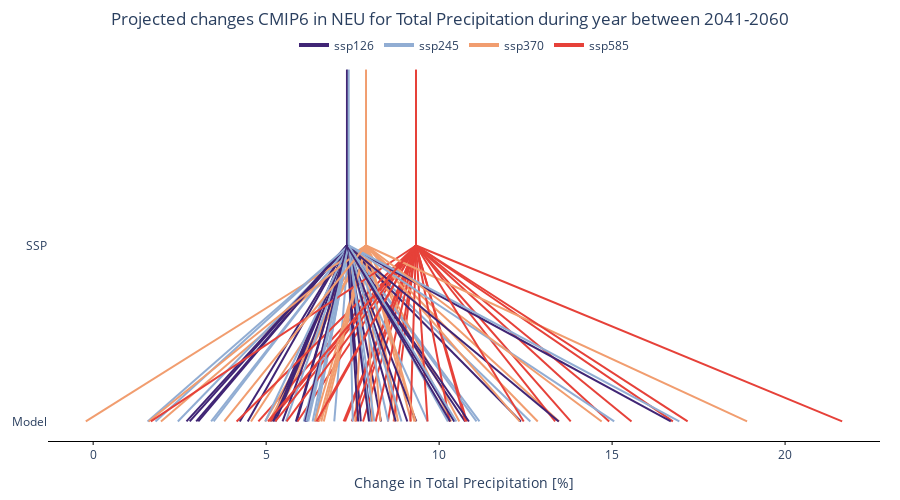

Here is the notebook cell this chart was saved with:
### Markdown cell above
```{include} widget.html
```

### Code cell
from cascade_plot_widget import plot_widget
plot_widget()

### Figure 1 — Plotly figure (JSON) as saved in the notebook; plotly's stock layout.template omitted (floating-point values rounded to 4 significant figures)
{"data": [{"hoverinfo": "text", "line": {"color": "#402575", "width": 2}, "mode": "lines", "showlegend": false, "text": "Model: UKESM1-0-LL_r1i1p1f2<br>SSP: ssp126<br>Change: 2.98 %", "type": "scatter", "x": [2.979, 7.336], "y": [0, 1]}, {"hoverinfo": "text", "line": {"color": "#91ADD3", "width": 2}, "mode": "lines", "showlegend": false, "text": "Model: UKESM1-0-LL_r1i1p1f2<br>SSP: ssp245<br>Change: 3.41 %", "type": "scatter", "x": [3.41, 7.386], "y": [0, 1]}, {"hoverinfo": "text", "line": {"color": "#F19D6F", "width": 2}, "mode": "lines", "showlegend": false, "text": "Model: UKESM1-0-LL_r1i1p1f2<br>SSP: ssp370<br>Change: 5.18 %", "type": "scatter", "x": [5.184, 7.887], "y": [0, 1]}, {"hoverinfo": "text", "line": {"color": "#E64139", "width": 2}, "mode": "lines", "showlegend": false, "text": "Model: UKESM1-0-LL_r1i1p1f2<br>SSP: ssp585<br>Change: 4.78 %", "type": "scatter", "x": [4.776, 9.331], "y": [0, 1]}, {"hoverinfo": "text", "line": {"color": "#402575", "width": 2}, "mode": "lines", "showlegend": false, "text": "Model: CESM2_r4i1p1f1<br>SSP: ssp126<br>Change: 8.32 %", "type": "scatter", "x": [8.321, 7.336], "y": [0, 1]}, {"hoverinfo": "text", "line": {"color": "#91ADD3", "width": 2}, "mode": "lines", "showlegend": false, "text": "Model: CESM2_r4i1p1f1<br>SSP: ssp245<br>Change: 6.17 %", "type": "scatter", "x": [6.165, 7.386], "y": [0, 1]}, {"hoverinfo": "text", "line": {"color": "#F19D6F", "width": 2}, "mode": "lines", "showlegend": false, "text": "Model: CESM2_r4i1p1f1<br>SSP: ssp370<br>Change: 4.56 %", "type": "scatter", "x": [4.562, 7.887], "y": [0, 1]}, {"hoverinfo": "text", "line": {"color": "#E64139", "width": 2}, "mode": "lines", "showlegend": false, "text": "Model: CESM2_r4i1p1f1<br>SSP: ssp585<br>Change: 7.59 %", "type": "scatter", "x": [7.586, 9.331], "y": [0, 1]}, {"hoverinfo": "text", "line": {"color": "#402575", "width": 2}, "mode": "lines", "showlegend": false, "text": "Model: CNRM-ESM2-1_r1i1p1f2<br>SSP: ssp126<br>Change: 6.14 %", "type": "scatter", "x": [6.142, 7.336], "y": [0, 1]}, {"hoverinfo": "text", "line": {"color": "#91ADD3", "width": 2}, "mode": "lines", "showlegend": false, "text": "Model: CNRM-ESM2-1_r1i1p1f2<br>SSP: ssp245<br>Change: 11.17 %", "type": "scatter", "x": [11.17, 7.386], "y": [0, 1]}, {"hoverinfo": "text", "line": {"color": "#F19D6F", "width": 2}, "mode": "lines", "showlegend": false, "text": "Model: CNRM-ESM2-1_r1i1p1f2<br>SSP: ssp370<br>Change: 8.81 %", "type": "scatter", "x": [8.811, 7.887], "y": [0, 1]}, {"hoverinfo": "text", "line": {"color": "#E64139", "width": 2}, "mode": "lines", "showlegend": false, "text": "Model: CNRM-ESM2-1_r1i1p1f2<br>SSP: ssp585<br>Change: 10.80 %", "type": "scatter", "x": [10.8, 9.331], "y": [0, 1]}, {"hoverinfo": "text", "line": {"color": "#402575", "width": 2}, "mode": "lines", "showlegend": false, "text": "Model: FGOALS-g3_r1i1p1f1<br>SSP: ssp126<br>Change: 8.04 %", "type": "scatter", "x": [8.042, 7.336], "y": [0, 1]}, {"hoverinfo": "text", "line": {"color": "#91ADD3", "width": 2}, "mode": "lines", "showlegend": false, "text": "Model: FGOALS-g3_r1i1p1f1<br>SSP: ssp245<br>Change: 12.64 %", "type": "scatter", "x": [12.64, 7.386], "y": [0, 1]}, {"hoverinfo": "text", "line": {"color": "#F19D6F", "width": 2}, "mode": "lines", "showlegend": false, "text": "Model: FGOALS-g3_r1i1p1f1<br>SSP: ssp370<br>Change: 13.47 %", "type": "scatter", "x": [13.47, 7.887], "y": [0, 1]}, {"hoverinfo": "text", "line": {"color": "#E64139", "width": 2}, "mode": "lines", "showlegend": false, "text": "Model: FGOALS-g3_r1i1p1f1<br>SSP: ssp585<br>Change: 16.76 %", "type": "scatter", "x": [16.76, 9.331], "y": [0, 1]}, {"hoverinfo": "text", "line": {"color": "#402575", "width": 2}, "mode": "lines", "showlegend": false, "text": "Model: INM-CM4-8_r1i1p1f1<br>SSP: ssp126<br>Change: 5.21 %", "type": "scatter", "x": [5.212, 7.336], "y": [0, 1]}, {"hoverinfo": "text", "line": {"color": "#91ADD3", "width": 2}, "mode": "lines", "showlegend": false, "text": "Model: INM-CM4-8_r1i1p1f1<br>SSP: ssp245<br>Change: 6.97 %", "type": "scatter", "x": [6.969, 7.386], "y": [0, 1]}, {"hoverinfo": "text", "line": {"color": "#F19D6F", "width": 2}, "mode": "lines", "showlegend": false, "text": "Model: INM-CM4-8_r1i1p1f1<br>SSP: ssp370<br>Change: 4.97 %", "type": "scatter", "x": [4.969, 7.887], "y": [0, 1]}, {"hoverinfo": "text", "line": {"color": "#E64139", "width": 2}, "mode": "lines", "showlegend": false, "text": "Model: INM-CM4-8_r1i1p1f1<br>SSP: ssp585<br>Change: 7.80 %", "type": "scatter", "x": [7.801, 9.331], "y": [0, 1]}, {"hoverinfo": "text", "line": {"color": "#402575", "width": 2}, "mode": "lines", "showlegend": false, "text": "Model: MIROC6_r1i1p1f1<br>SSP: ssp126<br>Change: 5.88 %", "type": "scatter", "x": [5.884, 7.336], "y": [0, 1]}, {"hoverinfo": "text", "line": {"color": "#91ADD3", "width": 2}, "mode": "lines", "showlegend": false, "text": "Model: MIROC6_r1i1p1f1<br>SSP: ssp245<br>Change: 1.80 %", "type": "scatter", "x": [1.801, 7.386], "y": [0, 1]}, {"hoverinfo": "text", "line": {"color": "#F19D6F", "width": 2}, "mode": "lines", "showlegend": false, "text": "Model: MIROC6_r1i1p1f1<br>SSP: ssp370<br>Change: 1.96 %", "type": "scatter", "x": [1.96, 7.887], "y": [0, 1]}, {"hoverinfo": "text", "line": {"color": "#E64139", "width": 2}, "mode": "lines", "showlegend": false, "text": "Model: MIROC6_r1i1p1f1<br>SSP: ssp585<br>Change: 5.90 %", "type": "scatter", "x": [5.905, 9.331], "y": [0, 1]}, {"hoverinfo": "text", "line": {"color": "#402575", "width": 2}, "mode": "lines", "showlegend": false, "text": "Model: mmm<br>SSP: ssp126<br>Impact: 7.34 %", "type": "scatter", "x": [7.336, 7.336], "y": [1, 2]}, {"hoverinfo": "text", "line": {"color": "#91ADD3", "width": 2}, "mode": "lines", "showlegend": false, "text": "Model: mmm<br>SSP: ssp245<br>Impact: 7.39 %", "type": "scatter", "x": [7.386, 7.386], "y": [1, 2]}, {"hoverinfo": "text", "line": {"color": "#F19D6F", "width": 2}, "mode": "lines", "showlegend": false, "text": "Model: mmm<br>SSP: ssp370<br>Impact: 7.89 %", "type": "scatter", "x": [7.887, 7.887], "y": [1, 2]}, {"hoverinfo": "text", "line": {"color": "#E64139", "width": 2}, "mode": "lines", "showlegend": false, "text": "Model: mmm<br>SSP: ssp585<br>Impact: 9.33 %", "type": "scatter", "x": [9.331, 9.331], "y": [1, 2]}, {"hoverinfo": "text", "line": {"color": "#402575", "width": 2}, "mode": "lines", "showlegend": false, "text": "Model: CNRM-CM6-1_r1i1p1f2<br>SSP: ssp126<br>Change: 7.74 %", "type": "scatter", "x": [7.736, 7.336], "y": [0, 1]}, {"hoverinfo": "text", "line": {"color": "#91ADD3", "width": 2}, "mode": "lines", "showlegend": false, "text": "Model: CNRM-CM6-1_r1i1p1f2<br>SSP: ssp245<br>Change: 6.42 %", "type": "scatter", "x": [6.422, 7.386], "y": [0, 1]}, {"hoverinfo": "text", "line": {"color": "#F19D6F", "width": 2}, "mode": "lines", "showlegend": false, "text": "Model: CNRM-CM6-1_r1i1p1f2<br>SSP: ssp370<br>Change: 10.35 %", "type": "scatter", "x": [10.35, 7.887], "y": [0, 1]}, {"hoverinfo": "text", "line": {"color": "#E64139", "width": 2}, "mode": "lines", "showlegend": false, "text": "Model: CNRM-CM6-1_r1i1p1f2<br>SSP: ssp585<br>Change: 8.69 %", "type": "scatter", "x": [8.687, 9.331], "y": [0, 1]}, {"hoverinfo": "text", "line": {"color": "#402575", "width": 2}, "mode": "lines", "showlegend": false, "text": "Model: MRI-ESM2-0_r1i1p1f1<br>SSP: ssp126<br>Change: 6.16 %", "type": "scatter", "x": [6.165, 7.336], "y": [0, 1]}, {"hoverinfo": "text", "line": {"color": "#91ADD3", "width": 2}, "mode": "lines", "showlegend": false, "text": "Model: MRI-ESM2-0_r1i1p1f1<br>SSP: ssp245<br>Change: 8.01 %", "type": "scatter", "x": [8.009, 7.386], "y": [0, 1]}, {"hoverinfo": "text", "line": {"color": "#F19D6F", "width": 2}, "mode": "lines", "showlegend": false, "text": "Model: MRI-ESM2-0_r1i1p1f1<br>SSP: ssp370<br>Change: 8.72 %", "type": "scatter", "x": [8.718, 7.887], "y": [0, 1]}, {"hoverinfo": "text", "line": {"color": "#E64139", "width": 2}, "mode": "lines", "showlegend": false, "text": "Model: MRI-ESM2-0_r1i1p1f1<br>SSP: ssp585<br>Change: 6.49 %", "type": "scatter", "x": [6.494, 9.331], "y": [0, 1]}, {"hoverinfo": "text", "line": {"color": "#402575", "width": 2}, "mode": "lines", "showlegend": false, "text": "Model: BCC-CSM2-MR_r1i1p1f1<br>SSP: ssp126<br>Change: 5.14 %", "type": "scatter", "x": [5.144, 7.336], "y": [0, 1]}, {"hoverinfo": "text", "line": {"color": "#91ADD3", "width": 2}, "mode": "lines", "showlegend": false, "text": "Model: BCC-CSM2-MR_r1i1p1f1<br>SSP: ssp245<br>Change: 7.98 %", "type": "scatter", "x": [7.984, 7.386], "y": [0, 1]}, {"hoverinfo": "text", "line": {"color": "#F19D6F", "width": 2}, "mode": "lines", "showlegend": false, "text": "Model: BCC-CSM2-MR_r1i1p1f1<br>SSP: ssp370<br>Change: 10.58 %", "type": "scatter", "x": [10.58, 7.887], "y": [0, 1]}, {"hoverinfo": "text", "line": {"color": "#E64139", "width": 2}, "mode": "lines", "showlegend": false, "text": "Model: BCC-CSM2-MR_r1i1p1f1<br>SSP: ssp585<br>Change: 13.35 %", "type": "scatter", "x": [13.35, 9.331], "y": [0, 1]}, {"hoverinfo": "text", "line": {"color": "#402575", "width": 2}, "mode": "lines", "showlegend": false, "text": "Model: MPI-ESM1-2-LR_r1i1p1f1<br>SSP: ssp126<br>Change: 4.24 %", "type": "scatter", "x": [4.238, 7.336], "y": [0, 1]}, {"hoverinfo": "text", "line": {"color": "#91ADD3", "width": 2}, "mode": "lines", "showlegend": false, "text": "Model: MPI-ESM1-2-LR_r1i1p1f1<br>SSP: ssp245<br>Change: 2.45 %", "type": "scatter", "x": [2.447, 7.386], "y": [0, 1]}, {"hoverinfo": "text", "line": {"color": "#F19D6F", "width": 2}, "mode": "lines", "showlegend": false, "text": "Model: MPI-ESM1-2-LR_r1i1p1f1<br>SSP: ssp370<br>Change: 5.08 %", "type": "scatter", "x": [5.081, 7.887], "y": [0, 1]}, {"hoverinfo": "text", "line": {"color": "#E64139", "width": 2}, "mode": "lines", "showlegend": false, "text": "Model: MPI-ESM1-2-LR_r1i1p1f1<br>SSP: ssp585<br>Change: 5.11 %", "type": "scatter", "x": [5.114, 9.331], "y": [0, 1]}, {"hoverinfo": "text", "line": {"color": "#402575", "width": 2}, "mode": "lines", "showlegend": false, "text": "Model: CESM2-WACCM_r1i1p1f1<br>SSP: ssp126<br>Change: 5.21 %", "type": "scatter", "x": [5.208, 7.336], "y": [0, 1]}, {"hoverinfo": "text", "line": {"color": "#91ADD3", "width": 2}, "mode": "lines", "showlegend": false, "text": "Model: CESM2-WACCM_r1i1p1f1<br>SSP: ssp245<br>Change: 6.22 %", "type": "scatter", "x": [6.217, 7.386], "y": [0, 1]}, {"hoverinfo": "text", "line": {"color": "#F19D6F", "width": 2}, "mode": "lines", "showlegend": false, "text": "Model: CESM2-WACCM_r1i1p1f1<br>SSP: ssp370<br>Change: 7.57 %", "type": "scatter", "x": [7.571, 7.887], "y": [0, 1]}, {"hoverinfo": "text", "line": {"color": "#E64139", "width": 2}, "mode": "lines", "showlegend": false, "text": "Model: CESM2-WACCM_r1i1p1f1<br>SSP: ssp585<br>Change: 8.52 %", "type": "scatter", "x": [8.522, 9.331], "y": [0, 1]}, {"hoverinfo": "text", "line": {"color": "#402575", "width": 2}, "mode": "lines", "showlegend": false, "text": "Model: INM-CM5-0_r1i1p1f1<br>SSP: ssp126<br>Change: 5.47 %", "type": "scatter", "x": [5.474, 7.336], "y": [0, 1]}, {"hoverinfo": "text", "line": {"color": "#91ADD3", "width": 2}, "mode": "lines", "showlegend": false, "text": "Model: INM-CM5-0_r1i1p1f1<br>SSP: ssp245<br>Change: 6.40 %", "type": "scatter", "x": [6.405, 7.386], "y": [0, 1]}, {"hoverinfo": "text", "line": {"color": "#F19D6F", "width": 2}, "mode": "lines", "showlegend": false, "text": "Model: INM-CM5-0_r1i1p1f1<br>SSP: ssp370<br>Change: 8.31 %", "type": "scatter", "x": [8.305, 7.887], "y": [0, 1]}, {"hoverinfo": "text", "line": {"color": "#E64139", "width": 2}, "mode": "lines", "showlegend": false, "text": "Model: INM-CM5-0_r1i1p1f1<br>SSP: ssp585<br>Change: 7.24 %", "type": "scatter", "x": [7.24, 9.331], "y": [0, 1]}, {"hoverinfo": "text", "line": {"color": "#402575", "width": 2}, "mode": "lines", "showlegend": false, "text": "Model: CMCC-CM2-SR5_r1i1p1f1<br>SSP: ssp126<br>Change: 7.97 %", "type": "scatter", "x": [7.972, 7.336], "y": [0, 1]}, {"hoverinfo": "text", "line": {"color": "#91ADD3", "width": 2}, "mode": "lines", "showlegend": false, "text": "Model: CMCC-CM2-SR5_r1i1p1f1<br>SSP: ssp245<br>Change: 11.08 %", "type": "scatter", "x": [11.08, 7.386], "y": [0, 1]}, {"hoverinfo": "text", "line": {"color": "#F19D6F", "width": 2}, "mode": "lines", "showlegend": false, "text": "Model: CMCC-CM2-SR5_r1i1p1f1<br>SSP: ssp370<br>Change: 12.85 %", "type": "scatter", "x": [12.85, 7.887], "y": [0, 1]}, {"hoverinfo": "text", "line": {"color": "#E64139", "width": 2}, "mode": "lines", "showlegend": false, "text": "Model: CMCC-CM2-SR5_r1i1p1f1<br>SSP: ssp585<br>Change: 7.28 %", "type": "scatter", "x": [7.281, 9.331], "y": [0, 1]}, {"hoverinfo": "text", "line": {"color": "#402575", "width": 2}, "mode": "lines", "showlegend": false, "text": "Model: NorESM2-LM_r1i1p1f1<br>SSP: ssp126<br>Change: 5.27 %", "type": "scatter", "x": [5.27, 7.336], "y": [0, 1]}, {"hoverinfo": "text", "line": {"color": "#91ADD3", "width": 2}, "mode": "lines", "showlegend": false, "text": "Model: NorESM2-LM_r1i1p1f1<br>SSP: ssp245<br>Change: 5.57 %", "type": "scatter", "x": [5.57, 7.386], "y": [0, 1]}, {"hoverinfo": "text", "line": {"color": "#F19D6F", "width": 2}, "mode": "lines", "showlegend": false, "text": "Model: NorESM2-LM_r1i1p1f1<br>SSP: ssp370<br>Change: 6.66 %", "type": "scatter", "x": [6.664, 7.887], "y": [0, 1]}, {"hoverinfo": "text", "line": {"color": "#E64139", "width": 2}, "mode": "lines", "showlegend": false, "text": "Model: NorESM2-LM_r1i1p1f1<br>SSP: ssp585<br>Change: 5.27 %", "type": "scatter", "x": [5.266, 9.331], "y": [0, 1]}, {"hoverinfo": "text", "line": {"color": "#402575", "width": 2}, "mode": "lines", "showlegend": false, "text": "Model: CNRM-CM6-1-HR_r1i1p1f2<br>SSP: ssp126<br>Change: 12.36 %", "type": "scatter", "x": [12.36, 7.336], "y": [0, 1]}, {"hoverinfo": "text", "line": {"color": "#E64139", "width": 2}, "mode": "lines", "showlegend": false, "text": "Model: CNRM-CM6-1-HR_r1i1p1f2<br>SSP: ssp585<br>Change: 15.56 %", "type": "scatter", "x": [15.56, 9.331], "y": [0, 1]}, {"hoverinfo": "text", "line": {"color": "#402575", "width": 2}, "mode": "lines", "showlegend": false, "text": "Model: MPI-ESM1-2-HR_r1i1p1f1<br>SSP: ssp126<br>Change: 4.47 %", "type": "scatter", "x": [4.468, 7.336], "y": [0, 1]}, {"hoverinfo": "text", "line": {"color": "#91ADD3", "width": 2}, "mode": "lines", "showlegend": false, "text": "Model: MPI-ESM1-2-HR_r1i1p1f1<br>SSP: ssp245<br>Change: 6.34 %", "type": "scatter", "x": [6.343, 7.386], "y": [0, 1]}, {"hoverinfo": "text", "line": {"color": "#F19D6F", "width": 2}, "mode": "lines", "showlegend": false, "text": "Model: MPI-ESM1-2-HR_r1i1p1f1<br>SSP: ssp370<br>Change: 8.07 %", "type": "scatter", "x": [8.068, 7.887], "y": [0, 1]}, {"hoverinfo": "text", "line": {"color": "#E64139", "width": 2}, "mode": "lines", "showlegend": false, "text": "Model: MPI-ESM1-2-HR_r1i1p1f1<br>SSP: ssp585<br>Change: 4.15 %", "type": "scatter", "x": [4.146, 9.331], "y": [0, 1]}, {"hoverinfo": "text", "line": {"color": "#402575", "width": 2}, "mode": "lines", "showlegend": false, "text": "Model: GFDL-ESM4_r1i1p1f1<br>SSP: ssp126<br>Change: 3.04 %", "type": "scatter", "x": [3.038, 7.336], "y": [0, 1]}, {"hoverinfo": "text", "line": {"color": "#91ADD3", "width": 2}, "mode": "lines", "showlegend": false, "text": "Model: GFDL-ESM4_r1i1p1f1<br>SSP: ssp245<br>Change: 3.48 %", "type": "scatter", "x": [3.482, 7.386], "y": [0, 1]}, {"hoverinfo": "text", "line": {"color": "#F19D6F", "width": 2}, "mode": "lines", "showlegend": false, "text": "Model: GFDL-ESM4_r1i1p1f1<br>SSP: ssp370<br>Change: 6.41 %", "type": "scatter", "x": [6.41, 7.887], "y": [0, 1]}, {"hoverinfo": "text", "line": {"color": "#E64139", "width": 2}, "mode": "lines", "showlegend": false, "text": "Model: GFDL-ESM4_r1i1p1f1<br>SSP: ssp585<br>Change: 7.48 %", "type": "scatter", "x": [7.476, 9.331], "y": [0, 1]}, {"hoverinfo": "text", "line": {"color": "#402575", "width": 2}, "mode": "lines", "showlegend": false, "text": "Model: KACE-1-0-G_r2i1p1f1<br>SSP: ssp126<br>Change: 10.75 %", "type": "scatter", "x": [10.75, 7.336], "y": [0, 1]}, {"hoverinfo": "text", "line": {"color": "#91ADD3", "width": 2}, "mode": "lines", "showlegend": false, "text": "Model: KACE-1-0-G_r2i1p1f1<br>SSP: ssp245<br>Change: 7.50 %", "type": "scatter", "x": [7.504, 7.386], "y": [0, 1]}, {"hoverinfo": "text", "line": {"color": "#F19D6F", "width": 2}, "mode": "lines", "showlegend": false, "text": "Model: KACE-1-0-G_r2i1p1f1<br>SSP: ssp370<br>Change: 9.28 %", "type": "scatter", "x": [9.284, 7.887], "y": [0, 1]}, {"hoverinfo": "text", "line": {"color": "#E64139", "width": 2}, "mode": "lines", "showlegend": false, "text": "Model: KACE-1-0-G_r2i1p1f1<br>SSP: ssp585<br>Change: 10.76 %", "type": "scatter", "x": [10.76, 9.331], "y": [0, 1]}, {"hoverinfo": "text", "line": {"color": "#402575", "width": 2}, "mode": "lines", "showlegend": false, "text": "Model: IPSL-CM6A-LR_r1i1p1f1<br>SSP: ssp126<br>Change: 9.08 %", "type": "scatter", "x": [9.081, 7.336], "y": [0, 1]}, {"hoverinfo": "text", "line": {"color": "#91ADD3", "width": 2}, "mode": "lines", "showlegend": false, "text": "Model: IPSL-CM6A-LR_r1i1p1f1<br>SSP: ssp245<br>Change: 9.66 %", "type": "scatter", "x": [9.665, 7.386], "y": [0, 1]}, {"hoverinfo": "text", "line": {"color": "#F19D6F", "width": 2}, "mode": "lines", "showlegend": false, "text": "Model: IPSL-CM6A-LR_r1i1p1f1<br>SSP: ssp370<br>Change: 9.19 %", "type": "scatter", "x": [9.191, 7.887], "y": [0, 1]}, {"hoverinfo": "text", "line": {"color": "#E64139", "width": 2}, "mode": "lines", "showlegend": false, "text": "Model: IPSL-CM6A-LR_r1i1p1f1<br>SSP: ssp585<br>Change: 10.30 %", "type": "scatter", "x": [10.3, 9.331], "y": [0, 1]}, {"hoverinfo": "text", "line": {"color": "#402575", "width": 2}, "mode": "lines", "showlegend": false, "text": "Model: NESM3_r1i1p1f1<br>SSP: ssp126<br>Change: 9.34 %", "type": "scatter", "x": [9.341, 7.336], "y": [0, 1]}, {"hoverinfo": "text", "line": {"color": "#91ADD3", "width": 2}, "mode": "lines", "showlegend": false, "text": "Model: NESM3_r1i1p1f1<br>SSP: ssp245<br>Change: 8.53 %", "type": "scatter", "x": [8.528, 7.386], "y": [0, 1]}, {"hoverinfo": "text", "line": {"color": "#E64139", "width": 2}, "mode": "lines", "showlegend": false, "text": "Model: NESM3_r1i1p1f1<br>SSP: ssp585<br>Change: 14.92 %", "type": "scatter", "x": [14.92, 9.331], "y": [0, 1]}, {"hoverinfo": "text", "line": {"color": "#402575", "width": 2}, "mode": "lines", "showlegend": false, "text": "Model: MIROC-ES2L_r1i1p1f2<br>SSP: ssp126<br>Change: 5.86 %", "type": "scatter", "x": [5.86, 7.336], "y": [0, 1]}, {"hoverinfo": "text", "line": {"color": "#91ADD3", "width": 2}, "mode": "lines", "showlegend": false, "text": "Model: MIROC-ES2L_r1i1p1f2<br>SSP: ssp245<br>Change: 6.09 %", "type": "scatter", "x": [6.088, 7.386], "y": [0, 1]}, {"hoverinfo": "text", "line": {"color": "#F19D6F", "width": 2}, "mode": "lines", "showlegend": false, "text": "Model: MIROC-ES2L_r1i1p1f2<br>SSP: ssp370<br>Change: -0.21 %", "type": "scatter", "x": [-0.2124, 7.887], "y": [0, 1]}, {"hoverinfo": "text", "line": {"color": "#E64139", "width": 2}, "mode": "lines", "showlegend": false, "text": "Model: MIROC-ES2L_r1i1p1f2<br>SSP: ssp585<br>Change: 8.17 %", "type": "scatter", "x": [8.167, 9.331], "y": [0, 1]}, {"hoverinfo": "text", "line": {"color": "#402575", "width": 2}, "mode": "lines", "showlegend": false, "text": "Model: ACCESS-CM2_r1i1p1f1<br>SSP: ssp126<br>Change: 10.86 %", "type": "scatter", "x": [10.86, 7.336], "y": [0, 1]}, {"hoverinfo": "text", "line": {"color": "#91ADD3", "width": 2}, "mode": "lines", "showlegend": false, "text": "Model: ACCESS-CM2_r1i1p1f1<br>SSP: ssp245<br>Change: 10.44 %", "type": "scatter", "x": [10.44, 7.386], "y": [0, 1]}, {"hoverinfo": "text", "line": {"color": "#F19D6F", "width": 2}, "mode": "lines", "showlegend": false, "text": "Model: ACCESS-CM2_r1i1p1f1<br>SSP: ssp370<br>Change: 6.59 %", "type": "scatter", "x": [6.593, 7.887], "y": [0, 1]}, {"hoverinfo": "text", "line": {"color": "#E64139", "width": 2}, "mode": "lines", "showlegend": false, "text": "Model: ACCESS-CM2_r1i1p1f1<br>SSP: ssp585<br>Change: 9.17 %", "type": "scatter", "x": [9.169, 9.331], "y": [0, 1]}, {"hoverinfo": "text", "line": {"color": "#402575", "width": 2}, "mode": "lines", "showlegend": false, "text": "Model: CAMS-CSM1-0_r2i1p1f1<br>SSP: ssp126<br>Change: 7.66 %", "type": "scatter", "x": [7.66, 7.336], "y": [0, 1]}, {"hoverinfo": "text", "line": {"color": "#91ADD3", "width": 2}, "mode": "lines", "showlegend": false, "text": "Model: CAMS-CSM1-0_r2i1p1f1<br>SSP: ssp245<br>Change: 10.25 %", "type": "scatter", "x": [10.25, 7.386], "y": [0, 1]}, {"hoverinfo": "text", "line": {"color": "#F19D6F", "width": 2}, "mode": "lines", "showlegend": false, "text": "Model: CAMS-CSM1-0_r2i1p1f1<br>SSP: ssp370<br>Change: 9.32 %", "type": "scatter", "x": [9.321, 7.887], "y": [0, 1]}, {"hoverinfo": "text", "line": {"color": "#E64139", "width": 2}, "mode": "lines", "showlegend": false, "text": "Model: CAMS-CSM1-0_r2i1p1f1<br>SSP: ssp585<br>Change: 9.66 %", "type": "scatter", "x": [9.665, 9.331], "y": [0, 1]}, {"hoverinfo": "text", "line": {"color": "#402575", "width": 2}, "mode": "lines", "showlegend": false, "text": "Model: HadGEM3-GC31-LL_r1i1p1f3<br>SSP: ssp126<br>Change: 2.79 %", "type": "scatter", "x": [2.79, 7.336], "y": [0, 1]}, {"hoverinfo": "text", "line": {"color": "#91ADD3", "width": 2}, "mode": "lines", "showlegend": false, "text": "Model: HadGEM3-GC31-LL_r1i1p1f3<br>SSP: ssp245<br>Change: 4.98 %", "type": "scatter", "x": [4.975, 7.386], "y": [0, 1]}, {"hoverinfo": "text", "line": {"color": "#E64139", "width": 2}, "mode": "lines", "showlegend": false, "text": "Model: HadGEM3-GC31-LL_r1i1p1f3<br>SSP: ssp585<br>Change: 5.59 %", "type": "scatter", "x": [5.592, 9.331], "y": [0, 1]}, {"hoverinfo": "text", "line": {"color": "#402575", "width": 2}, "mode": "lines", "showlegend": false, "text": "Model: NorESM2-MM_r1i1p1f1<br>SSP: ssp126<br>Change: 2.70 %", "type": "scatter", "x": [2.698, 7.336], "y": [0, 1]}, {"hoverinfo": "text", "line": {"color": "#91ADD3", "width": 2}, "mode": "lines", "showlegend": false, "text": "Model: NorESM2-MM_r1i1p1f1<br>SSP: ssp245<br>Change: 1.57 %", "type": "scatter", "x": [1.573, 7.386], "y": [0, 1]}, {"hoverinfo": "text", "line": {"color": "#F19D6F", "width": 2}, "mode": "lines", "showlegend": false, "text": "Model: NorESM2-MM_r1i1p1f1<br>SSP: ssp370<br>Change: 1.60 %", "type": "scatter", "x": [1.604, 7.887], "y": [0, 1]}, {"hoverinfo": "text", "line": {"color": "#E64139", "width": 2}, "mode": "lines", "showlegend": false, "text": "Model: NorESM2-MM_r1i1p1f1<br>SSP: ssp585<br>Change: 1.67 %", "type": "scatter", "x": [1.668, 9.331], "y": [0, 1]}, {"hoverinfo": "text", "line": {"color": "#402575", "width": 2}, "mode": "lines", "showlegend": false, "text": "Model: EC-Earth3_r1i1p1f1<br>SSP: ssp126<br>Change: 10.44 %", "type": "scatter", "x": [10.44, 7.336], "y": [0, 1]}, {"hoverinfo": "text", "line": {"color": "#91ADD3", "width": 2}, "mode": "lines", "showlegend": false, "text": "Model: EC-Earth3_r1i1p1f1<br>SSP: ssp245<br>Change: 8.91 %", "type": "scatter", "x": [8.912, 7.386], "y": [0, 1]}, {"hoverinfo": "text", "line": {"color": "#F19D6F", "width": 2}, "mode": "lines", "showlegend": false, "text": "Model: EC-Earth3_r1i1p1f1<br>SSP: ssp370<br>Change: 12.33 %", "type": "scatter", "x": [12.33, 7.887], "y": [0, 1]}, {"hoverinfo": "text", "line": {"color": "#E64139", "width": 2}, "mode": "lines", "showlegend": false, "text": "Model: EC-Earth3_r1i1p1f1<br>SSP: ssp585<br>Change: 13.80 %", "type": "scatter", "x": [13.8, 9.331], "y": [0, 1]}, {"hoverinfo": "text", "line": {"color": "#402575", "width": 2}, "mode": "lines", "showlegend": false, "text": "Model: IITM-ESM_r1i1p1f1<br>SSP: ssp126<br>Change: 6.13 %", "type": "scatter", "x": [6.129, 7.336], "y": [0, 1]}, {"hoverinfo": "text", "line": {"color": "#91ADD3", "width": 2}, "mode": "lines", "showlegend": false, "text": "Model: IITM-ESM_r1i1p1f1<br>SSP: ssp245<br>Change: 6.16 %", "type": "scatter", "x": [6.163, 7.386], "y": [0, 1]}, {"hoverinfo": "text", "line": {"color": "#F19D6F", "width": 2}, "mode": "lines", "showlegend": false, "text": "Model: IITM-ESM_r1i1p1f1<br>SSP: ssp370<br>Change: 6.53 %", "type": "scatter", "x": [6.526, 7.887], "y": [0, 1]}, {"hoverinfo": "text", "line": {"color": "#E64139", "width": 2}, "mode": "lines", "showlegend": false, "text": "Model: IITM-ESM_r1i1p1f1<br>SSP: ssp585<br>Change: 6.45 %", "type": "scatter", "x": [6.454, 9.331], "y": [0, 1]}, {"hoverinfo": "text", "line": {"color": "#402575", "width": 2}, "mode": "lines", "showlegend": false, "text": "Model: CanESM5_r1i1p1f1<br>SSP: ssp126<br>Change: 16.70 %", "type": "scatter", "x": [16.7, 7.336], "y": [0, 1]}, {"hoverinfo": "text", "line": {"color": "#91ADD3", "width": 2}, "mode": "lines", "showlegend": false, "text": "Model: CanESM5_r1i1p1f1<br>SSP: ssp245<br>Change: 15.06 %", "type": "scatter", "x": [15.06, 7.386], "y": [0, 1]}, {"hoverinfo": "text", "line": {"color": "#F19D6F", "width": 2}, "mode": "lines", "showlegend": false, "text": "Model: CanESM5_r1i1p1f1<br>SSP: ssp370<br>Change: 18.90 %", "type": "scatter", "x": [18.9, 7.887], "y": [0, 1]}, {"hoverinfo": "text", "line": {"color": "#E64139", "width": 2}, "mode": "lines", "showlegend": false, "text": "Model: CanESM5_r1i1p1f1<br>SSP: ssp585<br>Change: 17.18 %", "type": "scatter", "x": [17.18, 9.331], "y": [0, 1]}, {"hoverinfo": "text", "line": {"color": "#402575", "width": 2}, "mode": "lines", "showlegend": false, "text": "Model: EC-Earth3-Veg_r1i1p1f1<br>SSP: ssp126<br>Change: 13.46 %", "type": "scatter", "x": [13.46, 7.336], "y": [0, 1]}, {"hoverinfo": "text", "line": {"color": "#91ADD3", "width": 2}, "mode": "lines", "showlegend": false, "text": "Model: EC-Earth3-Veg_r1i1p1f1<br>SSP: ssp245<br>Change: 16.94 %", "type": "scatter", "x": [16.94, 7.386], "y": [0, 1]}, {"hoverinfo": "text", "line": {"color": "#F19D6F", "width": 2}, "mode": "lines", "showlegend": false, "text": "Model: EC-Earth3-Veg_r1i1p1f1<br>SSP: ssp370<br>Change: 14.70 %", "type": "scatter", "x": [14.7, 7.887], "y": [0, 1]}, {"hoverinfo": "text", "line": {"color": "#E64139", "width": 2}, "mode": "lines", "showlegend": false, "text": "Model: EC-Earth3-Veg_r1i1p1f1<br>SSP: ssp585<br>Change: 21.65 %", "type": "scatter", "x": [21.65, 9.331], "y": [0, 1]}, {"hoverinfo": "text", "line": {"color": "#402575", "width": 2}, "mode": "lines", "showlegend": false, "text": "Model: ACCESS-ESM1-5_r1i1p1f1<br>SSP: ssp126<br>Change: 8.75 %", "type": "scatter", "x": [8.745, 7.336], "y": [0, 1]}, {"hoverinfo": "text", "line": {"color": "#91ADD3", "width": 2}, "mode": "lines", "showlegend": false, "text": "Model: ACCESS-ESM1-5_r1i1p1f1<br>SSP: ssp245<br>Change: 8.13 %", "type": "scatter", "x": [8.126, 7.386], "y": [0, 1]}, {"hoverinfo": "text", "line": {"color": "#F19D6F", "width": 2}, "mode": "lines", "showlegend": false, "text": "Model: ACCESS-ESM1-5_r1i1p1f1<br>SSP: ssp370<br>Change: 3.79 %", "type": "scatter", "x": [3.789, 7.887], "y": [0, 1]}, {"hoverinfo": "text", "line": {"color": "#E64139", "width": 2}, "mode": "lines", "showlegend": false, "text": "Model: ACCESS-ESM1-5_r1i1p1f1<br>SSP: ssp585<br>Change: 5.05 %", "type": "scatter", "x": [5.052, 9.331], "y": [0, 1]}, {"hoverinfo": "text", "line": {"color": "#402575", "width": 2}, "mode": "lines", "showlegend": false, "text": "Model: KIOST-ESM_r1i1p1f1<br>SSP: ssp126<br>Change: 10.32 %", "type": "scatter", "x": [10.32, 7.336], "y": [0, 1]}, {"hoverinfo": "text", "line": {"color": "#91ADD3", "width": 2}, "mode": "lines", "showlegend": false, "text": "Model: KIOST-ESM_r1i1p1f1<br>SSP: ssp245<br>Change: 10.50 %", "type": "scatter", "x": [10.5, 7.386], "y": [0, 1]}, {"hoverinfo": "text", "line": {"color": "#E64139", "width": 2}, "mode": "lines", "showlegend": false, "text": "Model: KIOST-ESM_r1i1p1f1<br>SSP: ssp585<br>Change: 12.45 %", "type": "scatter", "x": [12.45, 9.331], "y": [0, 1]}, {"line": {"color": "#402575", "width": 4}, "mode": "lines", "name": "ssp126", "type": "scatter", "x": [null], "y": [null]}, {"line": {"color": "#91ADD3", "width": 4}, "mode": "lines", "name": "ssp245", "type": "scatter", "x": [null], "y": [null]}, {"line": {"color": "#F19D6F", "width": 4}, "mode": "lines", "name": "ssp370", "type": "scatter", "x": [null], "y": [null]}, {"line": {"color": "#E64139", "width": 4}, "mode": "lines", "name": "ssp585", "type": "scatter", "x": [null], "y": [null]}], "layout": {"height": 500, "legend": {"orientation": "h", "x": 0.5, "xanchor": "center", "y": 1.05, "yanchor": "top"}, "margin": {"b": 50, "l": 20, "r": 20, "t": 50}, "paper_bgcolor": "white", "plot_bgcolor": "white", "title": {"text": "Projected changes CMIP6 in NEU for Total Precipitation during year between 2041-2060", "x": 0.5, "xanchor": "center"}, "xaxis": {"linecolor": "black", "linewidth": 1, "range": [-1.306, 22.74], "showgrid": false, "showline": true, "tickcolor": "black", "ticklen": 3, "tickmode": "auto", "ticks": "outside", "tickwidth": 1, "title": {"text": "Change in Total Precipitation [%]"}, "zeroline": false}, "yaxis": {"showgrid": false, "tickmode": "array", "ticktext": ["Model", "SSP", ""], "tickvals": [0, 1, 2], "zeroline": false}}}
